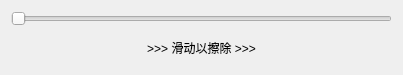
<?xml version="1.0" encoding="UTF-8"?>
<ui version="4.0">
 <class>CleanNote</class>
 <widget class="QWidget" name="CleanNote">
  <property name="geometry">
   <rect>
    <x>0</x>
    <y>0</y>
    <width>403</width>
    <height>75</height>
   </rect>
  </property>
  <property name="windowTitle">
   <string>Form</string>
  </property>
  <layout class="QGridLayout" name="gridLayout_2">
   <item row="0" column="0">
    <layout class="QGridLayout" name="gridLayout">
     <item row="1" column="0">
      <widget class="QLabel" name="label">
       <property name="styleSheet">
        <string notr="true">font: 14pt &quot;黑体&quot;;</string>
       </property>
       <property name="text">
        <string>&gt;&gt;&gt; 滑动以擦除 &gt;&gt;&gt;</string>
       </property>
       <property name="alignment">
        <set>Qt::AlignCenter</set>
       </property>
      </widget>
     </item>
     <item row="0" column="0">
      <widget class="QSlider" name="horizontalSlider">
       <property name="maximum">
        <number>100</number>
       </property>
       <property name="pageStep">
        <number>0</number>
       </property>
       <property name="orientation">
        <enum>Qt::Horizontal</enum>
       </property>
      </widget>
     </item>
    </layout>
   </item>
  </layout>
 </widget>
 <resources/>
 <connections/>
</ui>
